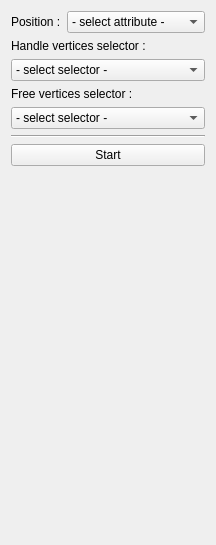
<?xml version="1.0" encoding="UTF-8"?>
<ui version="4.0">
 <class>Surface_LSM_TabWidget</class>
 <widget class="QWidget" name="Surface_LSM_TabWidget">
  <property name="geometry">
   <rect>
    <x>0</x>
    <y>0</y>
    <width>216</width>
    <height>545</height>
   </rect>
  </property>
  <property name="windowTitle">
   <string>Form</string>
  </property>
  <layout class="QGridLayout" name="gridLayout">
   <item row="6" column="0" colspan="2">
    <widget class="QComboBox" name="combo_freeSelector">
     <item>
      <property name="text">
       <string>- select selector -</string>
      </property>
     </item>
    </widget>
   </item>
   <item row="0" column="0">
    <widget class="QLabel" name="label_2">
     <property name="text">
      <string>Position :</string>
     </property>
    </widget>
   </item>
   <item row="5" column="0" colspan="2">
    <widget class="QLabel" name="label_3">
     <property name="text">
      <string>Free vertices selector :</string>
     </property>
    </widget>
   </item>
   <item row="0" column="1">
    <widget class="QComboBox" name="combo_positionAttribute">
     <property name="sizePolicy">
      <sizepolicy hsizetype="Expanding" vsizetype="Fixed">
       <horstretch>0</horstretch>
       <verstretch>0</verstretch>
      </sizepolicy>
     </property>
     <item>
      <property name="text">
       <string>- select attribute -</string>
      </property>
     </item>
    </widget>
   </item>
   <item row="9" column="0" colspan="2">
    <widget class="Line" name="line">
     <property name="orientation">
      <enum>Qt::Horizontal</enum>
     </property>
    </widget>
   </item>
   <item row="10" column="0" colspan="2">
    <widget class="QPushButton" name="button_start_stop">
     <property name="text">
      <string>Start</string>
     </property>
    </widget>
   </item>
   <item row="4" column="0" colspan="2">
    <widget class="QComboBox" name="combo_handleSelector">
     <item>
      <property name="text">
       <string>- select selector -</string>
      </property>
     </item>
    </widget>
   </item>
   <item row="11" column="0" colspan="2">
    <spacer name="verticalSpacer">
     <property name="orientation">
      <enum>Qt::Vertical</enum>
     </property>
     <property name="sizeHint" stdset="0">
      <size>
       <width>156</width>
       <height>161</height>
      </size>
     </property>
    </spacer>
   </item>
   <item row="3" column="0" colspan="2">
    <widget class="QLabel" name="label">
     <property name="text">
      <string>Handle vertices selector :</string>
     </property>
    </widget>
   </item>
  </layout>
 </widget>
 <tabstops>
  <tabstop>combo_positionAttribute</tabstop>
 </tabstops>
 <resources/>
 <connections/>
</ui>
